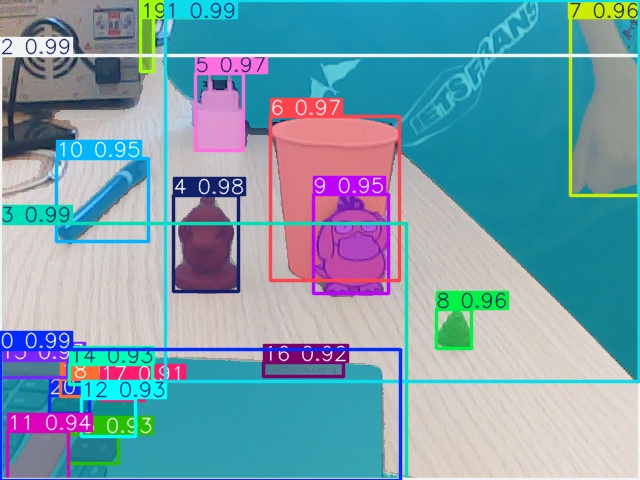
#> input picture psyduck2.jpg, 640 x 480 px
$ python 260605_project_maschere_colori.py
#> lines starting #> are read from the running program, lines starting #| are printed output that depends on the picture; after the words box and inside, x2 and y2 are one past the last pixel; in counts of white or black regions, pixels touching at a corner belong together
import cv2
import numpy as np

# =========================
# PARAMETRI
# =========================
IMAGE_PATH = "psyduck2.jpg"
K = 5  # numero di colori da estrarre

# =========================
# CARICA IMMAGINE
# =========================
img = cv2.imread(IMAGE_PATH)
#> img is the input picture: shape (480, 640, 3); mean B, G, R 171.9, 158, 121.6
img = cv2.resize(img, (500, 500))  # opzionale
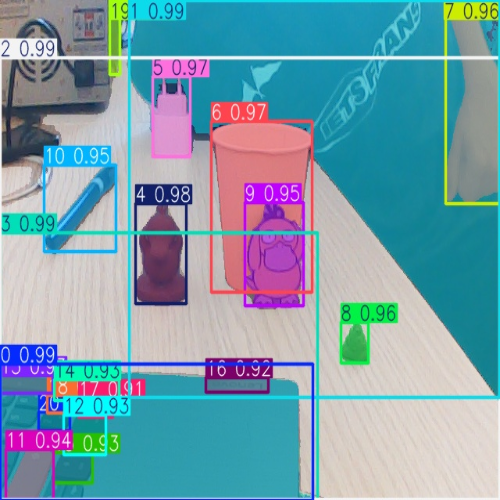
#> img: shape (500, 500, 3); mean B, G, R 171.8, 157.8, 121.5

# reshape in lista pixel
pixels = img.reshape((-1, 3))
pixels = np.float32(pixels)

# =========================
# K-MEANS
# =========================
criteria = (cv2.TERM_CRITERIA_EPS + cv2.TERM_CRITERIA_MAX_ITER, 20, 1.0)
_, labels, centers = cv2.kmeans(
    pixels,
    K,
    None,
    criteria,
    10,
    cv2.KMEANS_RANDOM_CENTERS
)
#> centers = [[97.5, 59.36, 72.63], [200, 200.3, 206.9], [172.6, 150.8, 32.13], [154.4, 87.86, 206.7], [124.4, 149.1, 130.5]]

centers = np.uint8(centers)
#> centers = [[97, 59, 72], [199, 200, 206], [172, 150, 32], [154, 87, 206], [124, 149, 130]]
labels = labels.flatten()

# =========================
# CREA MASCHERE
# =========================
masks = []

for i in range(K):
    mask = (labels == i).astype(np.uint8) * 255
    mask = mask.reshape(img.shape[:2])
    masks.append(mask)
#> this loop made 5 passes
#> pass 1, `mask = mask.reshape(img.shape[:2])`:
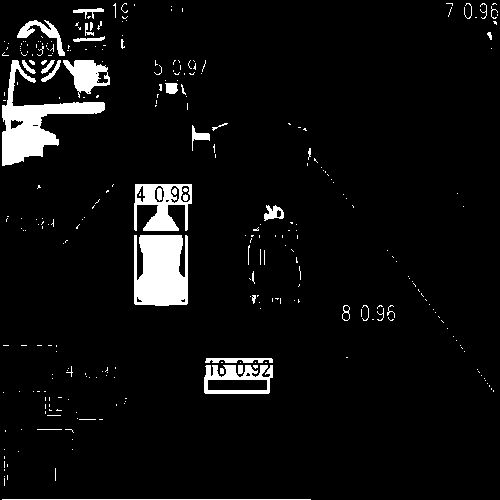
#> mask: shape (500, 500); 5.6% white; 297 white regions (257 under 20 px), largest, box (x1, y1, x2, y2) and area: (134, 235, 188, 306) 3406, (2, 60, 105, 166) 3340, (134, 184, 192, 231) 1511
#> pass 2, `mask = mask.reshape(img.shape[:2])`:
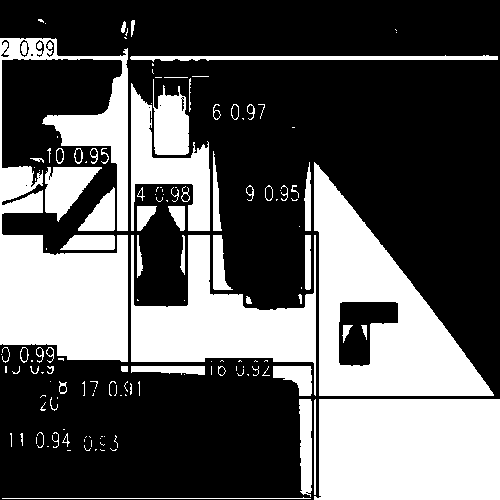
#> mask: shape (500, 500); 35.7% white; 149 white regions (84 under 20 px), largest, box (x1, y1, x2, y2) and area: (0, 38, 128, 362) 21133, (314, 162, 494, 396) 18512, (314, 399, 500, 500) 18294
#> pass 3, `mask = mask.reshape(img.shape[:2])`:
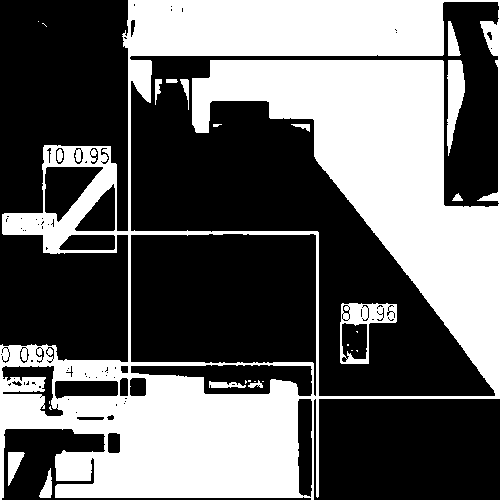
#> mask: shape (500, 500); 40.2% white; 27 white regions (12 under 20 px), largest, box (x1, y1, x2, y2) and area: (0, 0, 500, 500) 96616, (340, 303, 397, 364) 1290, (447, 60, 465, 156) 1064
#> after the loop, masks = 5 items

# =========================
# MOSTRA RISULTATI
# =========================
for i, mask in enumerate(masks):
    # cv2.imshow(f"Mask {i}", mask)

    # opzionale: colore associato
    color = np.full_like(img, centers[i])
    result = cv2.bitwise_and(img, color, mask=mask)
    cv2.imshow(f"Color {i}", result)
#> this loop made 5 passes
#> pass 1, `result = cv2.bitwise_and(img, color, mask=mask)`:
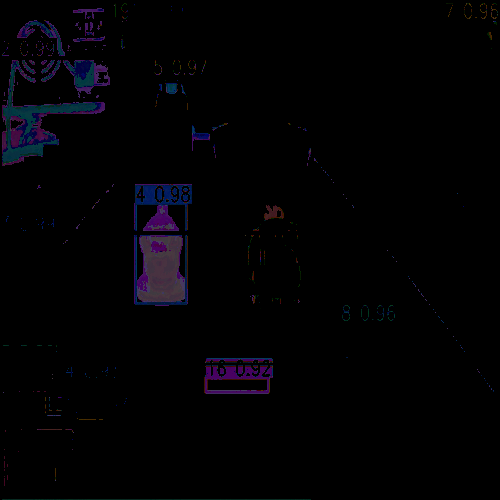
#> result: shape (500, 500, 3); mean B, G, R 3.8, 1.8, 2.2
#> pass 2, `result = cv2.bitwise_and(img, color, mask=mask)`:
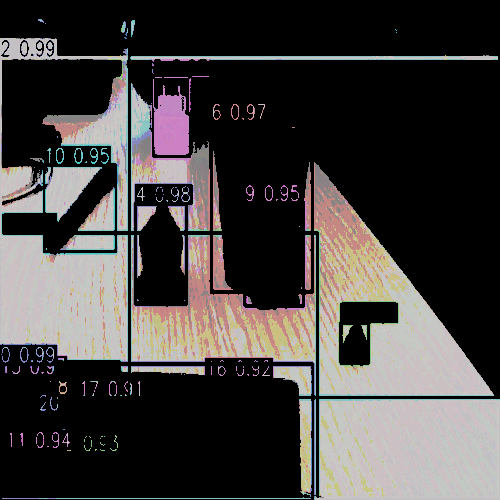
#> result: shape (500, 500, 3); mean B, G, R 63.6, 64.9, 68.2
#> pass 3, `result = cv2.bitwise_and(img, color, mask=mask)`:
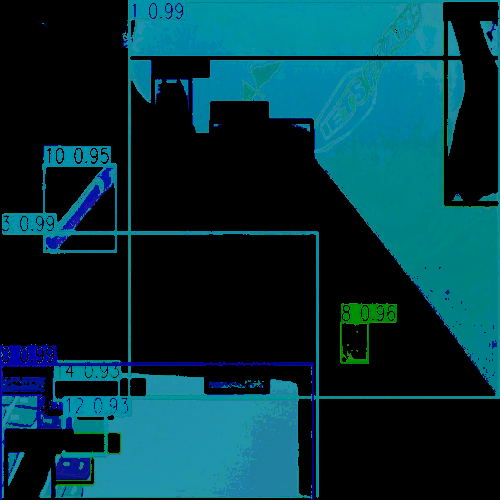
#> result: shape (500, 500, 3); mean B, G, R 61.3, 52.2, 4.1

cv2.imshow("Original", img)
cv2.waitKey(0)
cv2.destroyAllWindows()

$ run again, with WhatsApp Image 2026-06-04 at 2.46.25 PM.jpeg copied over psyduck2.jpg
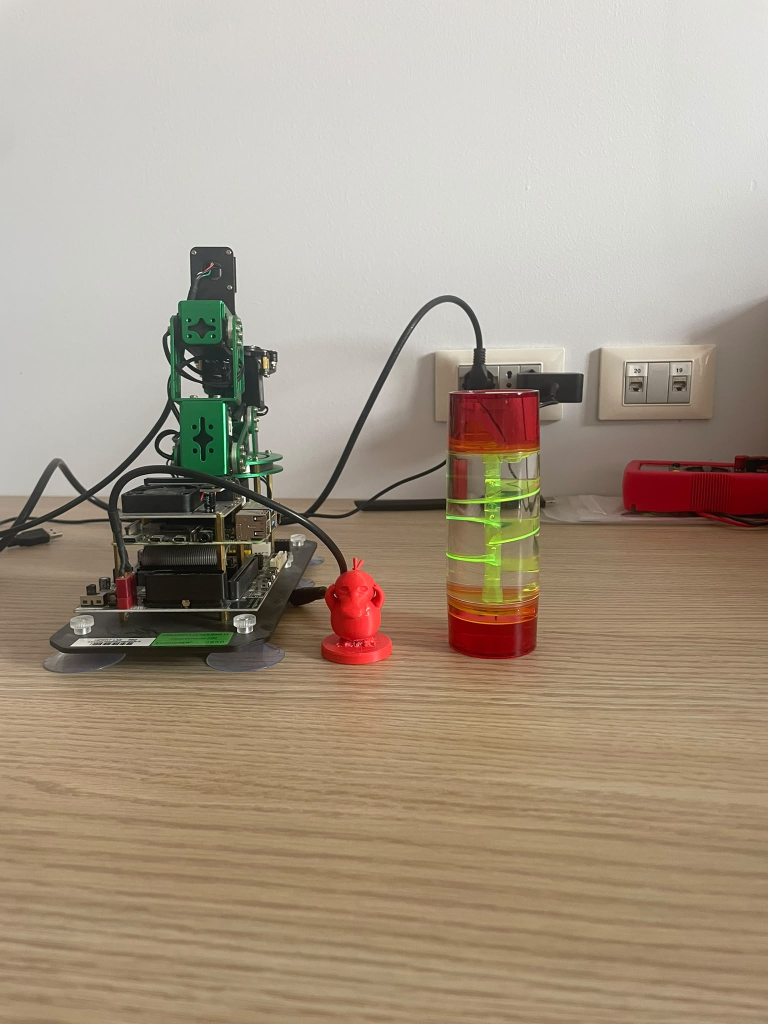
#> input picture WhatsApp Image 2026-06-04 at 2.46.25 PM.jpeg, 1536 x 2048 px (shown at 1/2 size)
#> img is the input picture: shape (2048, 1536, 3); mean B, G, R 135.7, 153.5, 168.2
#> `img = cv2.resize(img, (500, 500))`:
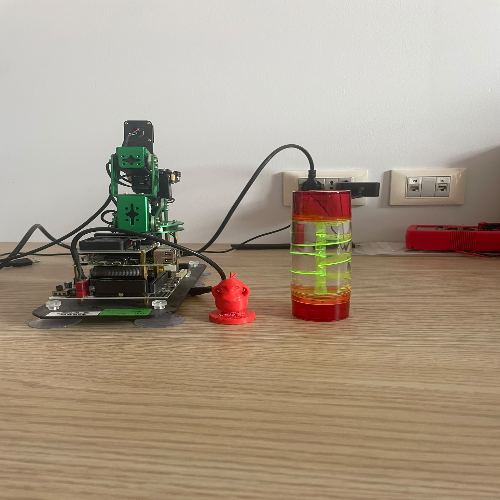
#> img: shape (500, 500, 3); mean B, G, R 135.6, 153.4, 168.1
#> `_, labels, centers = cv2.kmeans( pixels, K, None, criteria, 10, cv2.KM..`: centers = [[90.94, 116.6, 137.3], [112.6, 143.4, 167.5], [41.63, 52.86, 49.79], [21.03, 24.54, 128.2], [204.7, 209.7, 210.7]]
#> `centers = np.uint8(centers)`: centers = [[90, 116, 137], [112, 143, 167], [41, 52, 49], [21, 24, 128], [204, 209, 210]]
#> after the loop `for i in range(K):`: masks = 5 items
#> the loop `for i, mask in enumerate(masks): # cv2.imshow(f"Mask {i}", mask)` made 5 passes
#> pass 3, `result = cv2.bitwise_and(img, color, mask=mask)`:
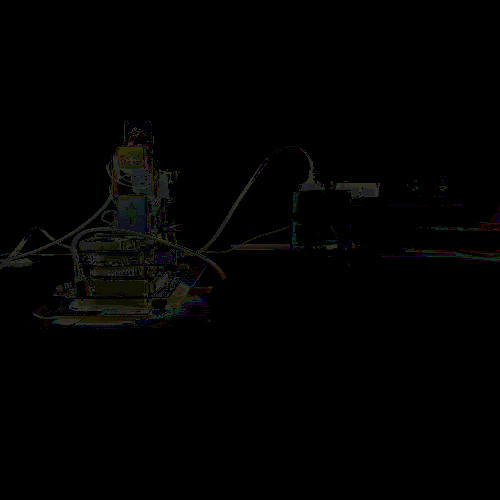
#> result: shape (500, 500, 3); mean B, G, R 1.6, 2, 2
